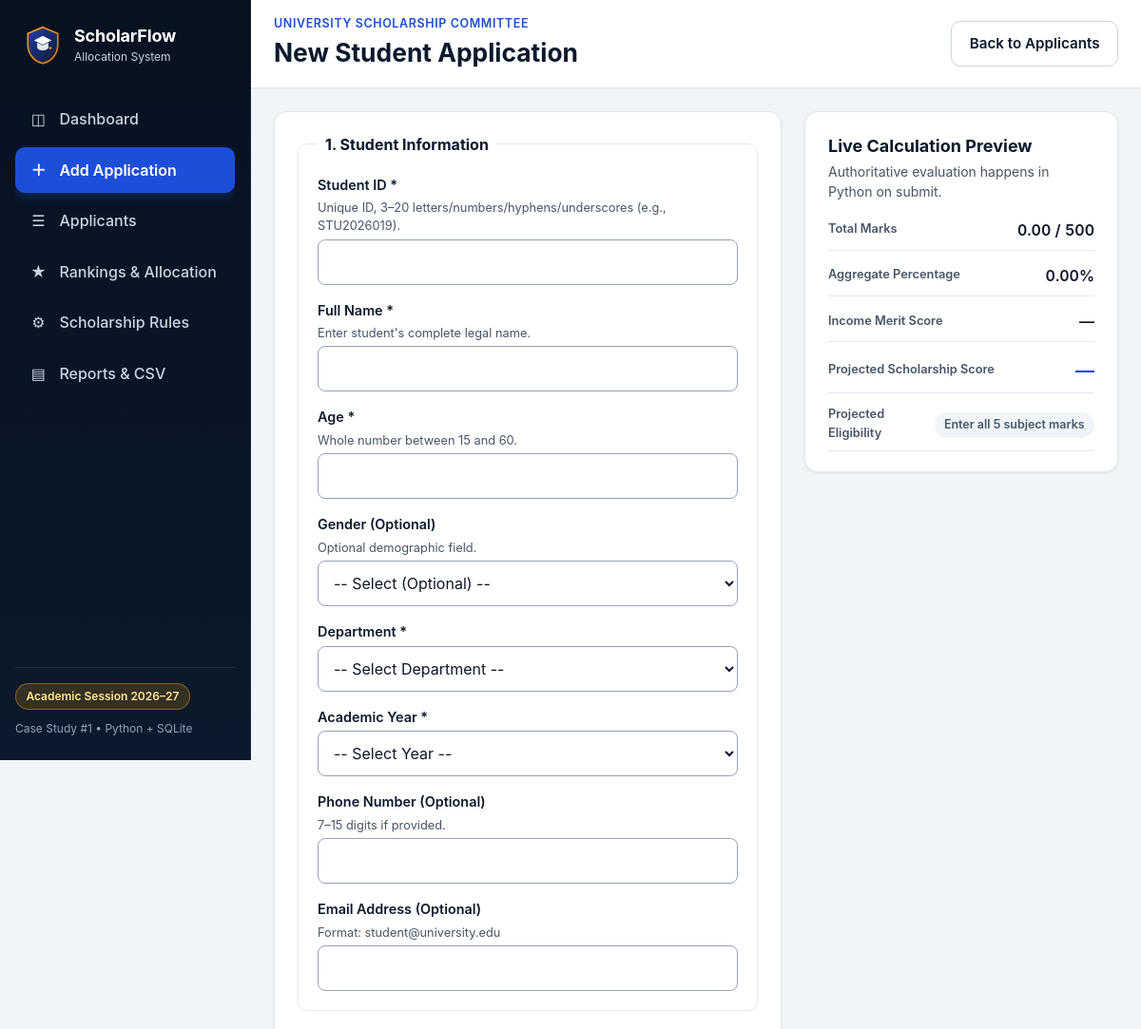
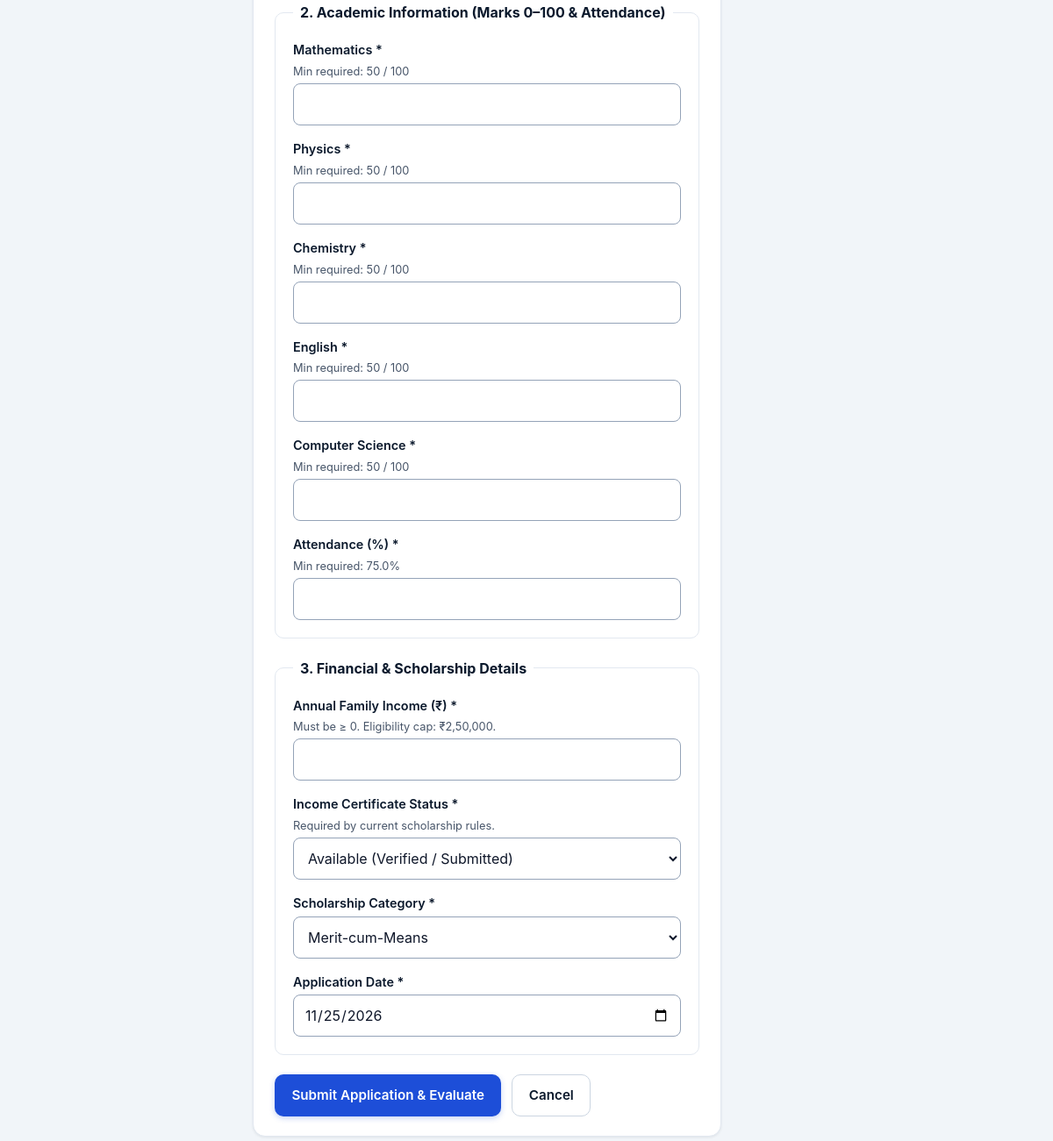
Page /add on the committed database (2 pictures, top to bottom).
### tables this page shows
CREATE TABLE scholarship_rules (
                id INTEGER PRIMARY KEY CHECK (id = 1),
                min_aggregate REAL NOT NULL,
                min_subject_marks REAL NOT NULL,
                min_attendance REAL NOT NULL,
                max_family_income REAL NOT NULL,
                income_certificate_required INTEGER NOT NULL,
                scholarship_quota INTEGER NOT NULL,
                weight_aggregate REAL NOT NULL,
                weight_attendance REAL NOT NULL,
                weight_income REAL NOT NULL,
                slab1_limit REAL NOT NULL,
                slab1_points REAL NOT NULL,
                slab2_limit REAL NOT NULL,
                slab2_points REAL NOT NULL,
                slab3_limit REAL NOT NULL,
                slab3_points REAL NOT NULL,
                slab4_limit REAL NOT NULL,
                slab4_points REAL NOT NULL,
                slab_above_points REAL NOT NULL,
                updated_at TEXT DEFAULT CURRENT_TIMESTAMP
            );

### app.py (the view, shortened to what this page needs)
    @app.route("/add", methods=["GET", "POST"])
    def add_student_view():
        db = app.config["DB_PATH"]
        rules = get_rules(db)
        form_values = {
            "application_date": date.today().isoformat(),
            "income_certificate_status": "Available",
            "scholarship_category": "Merit-cum-Means",
        }
        errors = []
        return render_template(
            "add_student.html",
            active_page="add_student",
            mode="add",
            rules=rules,
            form_values=form_values,
            errors=errors,
        )

### templates/add_student.html (shortened to what this page needs)
{% extends "base.html" %}
{% block page_title %}{% if mode == 'edit' %}Edit Student Application{% else %}New Student Application{% endif %}{% endblock %}
{% block topbar_actions %}
  <a href="{{ url_for('applicants') }}" class="btn btn-secondary">Back to Applicants</a>
{% endblock %}
{% block content %}
<div class="form-layout">
  <form
    method="POST"
    action="{% if mode == 'edit' %}{{ url_for('edit_student_view', student_id=original_student_id) }}{% else %}{{ url_for('add_student_view') }}{% endif %}"
    class="panel application-form"
    id="student-application-form"
    data-min-agg="{{ rules.min_aggregate }}"
    data-min-sub="{{ rules.min_subject_marks }}"
    data-min-att="{{ rules.min_attendance }}"
    data-max-inc="{{ rules.max_family_income }}"
    data-cert-req="{{ rules.income_certificate_required }}"
    data-w-agg="{{ rules.weight_aggregate }}"
    data-w-att="{{ rules.weight_attendance }}"
    data-w-inc="{{ rules.weight_income }}"
    data-s1-lim="{{ rules.slab1_limit }}"
    data-s1-pts="{{ rules.slab1_points }}"
    data-s2-lim="{{ rules.slab2_limit }}"
    data-s2-pts="{{ rules.slab2_points }}"
    data-s3-lim="{{ rules.slab3_limit }}"
    data-s3-pts="{{ rules.slab3_points }}"
    data-s4-lim="{{ rules.slab4_limit }}"
    data-s4-pts="{{ rules.slab4_points }}"
    data-s-above="{{ rules.slab_above_points }}"
  >
    <fieldset class="form-section">
      <legend>1. Student Information</legend>
      <div class="form-grid">
        <div class="field">
          <label for="student_id">Student ID <span aria-hidden="true">*</span></label>
          <span id="student_id-hint" class="hint">Unique ID, 3–20 letters/numbers/hyphens/underscores (e.g., STU2026019).</span>
          <input
            type="text"
            id="student_id"
            name="student_id"
            value="{{ form_values.get('student_id', '') }}"
            required
            minlength="3"
            maxlength="20"
            pattern="[A-Za-z0-9_-]{3,20}"
            autocorrect="off"
            autocapitalize="characters"
            spellcheck="false"
            aria-describedby="student_id-hint"
            data-error="student_id-error"
          >
        </div>
        <div class="field">
          <label for="full_name">Full Name <span aria-hidden="true">*</span></label>
          <span id="full_name-hint" class="hint">Enter student's complete legal name.</span>
          <input
            type="text"
            id="full_name"
            name="full_name"
            value="{{ form_values.get('full_name', '') }}"
            required
            minlength="2"
            maxlength="100"
            autocomplete="name"
            aria-describedby="full_name-hint"
            data-error="full_name-error"
          >
        </div>
        <div class="field">
          <label for="age">Age <span aria-hidden="true">*</span></label>
          <span id="age-hint" class="hint">Whole number between 15 and 60.</span>
          <input
            type="number"
            id="age"
            name="age"
            value="{{ form_values.get('age', '') }}"
            required
            min="15"
            max="60"
            step="1"
            inputmode="numeric"
            aria-describedby="age-hint"
            data-error="age-error"
          >
        </div>
        <div class="field">
          <label for="gender">Gender (Optional)</label>
          <span id="gender-hint" class="hint">Optional demographic field.</span>
          <select id="gender" name="gender" aria-describedby="gender-hint">
            <option value="">-- Select (Optional) --</option>
          </select>
        </div>
        <div class="field">
          <label for="department">Department <span aria-hidden="true">*</span></label>
          <select id="department" name="department" required data-error="department-error">
            <option value="">-- Select Department --</option>
          </select>
        </div>
        <div class="field">
          <label for="academic_year">Academic Year <span aria-hidden="true">*</span></label>
          <select id="academic_year" name="academic_year" required data-error="year-error">
            <option value="">-- Select Year --</option>
          </select>
        </div>
        <div class="field">
          <label for="phone">Phone Number (Optional)</label>
          <span id="phone-hint" class="hint">7–15 digits if provided.</span>
          <input
            type="tel"
            id="phone"
            name="phone"
            value="{{ form_values.get('phone', '') }}"
            autocomplete="tel"
            inputmode="tel"
            aria-describedby="phone-hint"
            data-error="phone-error"
          >
        </div>
        <div class="field">
          <label for="email">Email Address (Optional)</label>
          <span id="email-hint" class="hint">Format: student@university.edu</span>
          <input
            type="email"
            id="email"
            name="email"
            value="{{ form_values.get('email', '') }}"
            autocomplete="email"
            autocorrect="off"
            autocapitalize="none"
            spellcheck="false"
            aria-describedby="email-hint"
            data-error="email-error"
          >
        </div>
      </div>
    </fieldset>
    <fieldset class="form-section">
      <legend>2. Academic Information (Marks 0–100 &amp; Attendance)</legend>
      <div class="form-grid form-grid-3">
        {% for field_key, subject_label in subject_tuple %}
          <div class="field">
            <label for="{{ field_key }}">{{ subject_label }} <span aria-hidden="true">*</span></label>
            <span id="{{ field_key }}-hint" class="hint">Min required: {{ "%.0f"|format(rules.min_subject_marks) }} / 100</span>
            <input
              type="number"
              id="{{ field_key }}"
              name="{{ field_key }}"
              class="calc-input mark-input"
              value="{{ form_values.get(field_key, '') }}"
              required
              min="0"
              max="100"
              step="0.01"
              inputmode="decimal"
              aria-describedby="{{ field_key }}-hint"
              data-error="{{ field_key }}-error"
            >
          </div>
        {% endfor %}
        <div class="field">
          <label for="attendance_percentage">Attendance (%) <span aria-hidden="true">*</span></label>
          <span id="attendance-hint" class="hint">Min required: {{ "%.1f"|format(rules.min_attendance) }}%</span>
          <input
            type="number"
            id="attendance_percentage"
            name="attendance_percentage"
            class="calc-input"
            value="{{ form_values.get('attendance_percentage', '') }}"
            required
            min="0"
            max="100"
            step="0.01"
            inputmode="decimal"
            aria-describedby="attendance-hint"
            data-error="attendance-error"
          >
        </div>
      </div>
    </fieldset>
    <fieldset class="form-section">
      <legend>3. Financial &amp; Scholarship Details</legend>
      <div class="form-grid">
        <div class="field">
          <label for="annual_income">Annual Family Income (₹) <span aria-hidden="true">*</span></label>
          <span id="income-hint" class="hint">Must be ≥ 0. Eligibility cap: {{ format_inr(rules.max_family_income) }}.</span>
          <input
            type="number"
            id="annual_income"
            name="annual_income"
            class="calc-input"
            value="{{ form_values.get('annual_income', '') }}"
            required
            min="0"
            step="any"
            inputmode="numeric"
            aria-describedby="income-hint"
            data-error="income-error"
          >
        </div>
        <div class="field">
          <label for="income_certificate_status">Income Certificate Status <span aria-hidden="true">*</span></label>
          <span id="cert-hint" class="hint">{% if rules.income_certificate_required %}Required by current scholarship rules.{% else %}Currently optional in rules.{% endif %}</span>
          <select id="income_certificate_status" name="income_certificate_status" class="calc-input" required aria-describedby="cert-hint">
            <option value="Available" {% if form_values.get('income_certificate_status', 'Available') == 'Available' %}selected{% endif %}>Available (Verified / Submitted)</option>
          </select>
        </div>
        <div class="field">
          <label for="scholarship_category">Scholarship Category <span aria-hidden="true">*</span></label>
          <select id="scholarship_category" name="scholarship_category" required>
            {% for cat in scholarship_categories %}
              <option value="{{ cat }}" {% if form_values.get('scholarship_category', 'Merit-cum-Means') == cat %}selected{% endif %}>{{ cat }}</option>
            {% endfor %}
          </select>
        </div>
        <div class="field">
          <label for="application_date">Application Date <span aria-hidden="true">*</span></label>
          <input
            type="date"
            id="application_date"
            name="application_date"
            value="{{ form_values.get('application_date', '') }}"
            required
          >
        </div>
      </div>
    </fieldset>
    <div class="form-actions">
      <button type="submit" class="btn btn-primary">
        {% if mode == 'edit' %}Save Changes &amp; Recalculate{% else %}Submit Application &amp; Evaluate{% endif %}
      </button>
      <a href="{{ url_for('applicants') }}" class="btn btn-secondary">Cancel</a>
    </div>
  </form>
  <aside class="panel preview-panel" aria-labelledby="preview-heading">
    <h2 id="preview-heading" class="panel-title">Live Calculation Preview</h2>
    <p class="panel-subtitle">Authoritative evaluation happens in Python on submit.</p>
    <dl class="preview-metrics">
      <div class="preview-row">
        <dt>Total Marks</dt>
        <dd id="preview-total" class="tabular">0.00 / 500</dd>
      </div>
      <div class="preview-row">
        <dt>Aggregate Percentage</dt>
        <dd id="preview-aggregate" class="tabular">0.00%</dd>
      </div>
      <div class="preview-row">
        <dt>Income Merit Score</dt>
        <dd id="preview-income-merit" class="tabular">—</dd>
      </div>
      <div class="preview-row">
        <dt>Projected Scholarship Score</dt>
        <dd id="preview-score" class="tabular preview-score-val">—</dd>
      </div>
      <div class="preview-row">
        <dt>Projected Eligibility</dt>
        <dd id="preview-eligibility"><span class="badge badge-neutral">Enter marks &amp; income</span></dd>
      </div>
    </dl>
  </aside>
</div>
{% endblock %}

### rows in the picture
scholarship_rules: min_subject_marks "50" "50" "50" "50" "50", min_attendance "75.0", max_family_income "₹2,50,000"

### other values in the picture
{{ subject_label }} "Mathematics" "Physics" "Chemistry" "English" "Computer Science"
form field scholarship_category "Merit-cum-Means"
